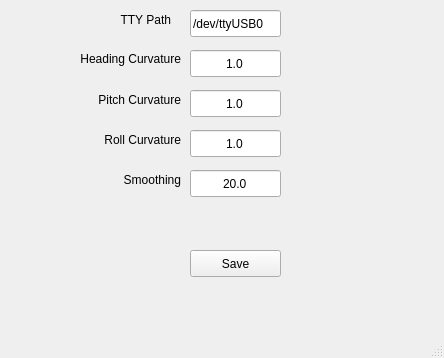
<?xml version="1.0" encoding="UTF-8"?>
<ui version="4.0">
 <class>PreferencesPanel</class>
 <widget class="QMainWindow" name="PreferencesPanel">
  <property name="enabled">
   <bool>true</bool>
  </property>
  <property name="geometry">
   <rect>
    <x>0</x>
    <y>0</y>
    <width>444</width>
    <height>358</height>
   </rect>
  </property>
  <property name="sizePolicy">
   <sizepolicy hsizetype="Fixed" vsizetype="Fixed">
    <horstretch>0</horstretch>
    <verstretch>0</verstretch>
   </sizepolicy>
  </property>
  <property name="minimumSize">
   <size>
    <width>444</width>
    <height>358</height>
   </size>
  </property>
  <property name="maximumSize">
   <size>
    <width>444</width>
    <height>358</height>
   </size>
  </property>
  <property name="windowTitle">
   <string>PreferencesPanel</string>
  </property>
  <widget class="QWidget" name="centralwidget">
   <widget class="QLabel" name="label">
    <property name="geometry">
     <rect>
      <x>40</x>
      <y>50</y>
      <width>141</width>
      <height>17</height>
     </rect>
    </property>
    <property name="text">
     <string>Heading Curvature</string>
    </property>
    <property name="alignment">
     <set>Qt::AlignRight|Qt::AlignTrailing|Qt::AlignVCenter</set>
    </property>
   </widget>
   <widget class="QLabel" name="label_2">
    <property name="geometry">
     <rect>
      <x>60</x>
      <y>90</y>
      <width>121</width>
      <height>20</height>
     </rect>
    </property>
    <property name="text">
     <string>Pitch Curvature</string>
    </property>
    <property name="alignment">
     <set>Qt::AlignRight|Qt::AlignTrailing|Qt::AlignVCenter</set>
    </property>
   </widget>
   <widget class="QLineEdit" name="headingScaleLineEdit">
    <property name="geometry">
     <rect>
      <x>190</x>
      <y>50</y>
      <width>91</width>
      <height>27</height>
     </rect>
    </property>
    <property name="text">
     <string>1.0</string>
    </property>
    <property name="alignment">
     <set>Qt::AlignCenter</set>
    </property>
   </widget>
   <widget class="QLineEdit" name="pitchScaleLineEdit">
    <property name="geometry">
     <rect>
      <x>190</x>
      <y>90</y>
      <width>91</width>
      <height>27</height>
     </rect>
    </property>
    <property name="text">
     <string>1.0</string>
    </property>
    <property name="alignment">
     <set>Qt::AlignCenter</set>
    </property>
   </widget>
   <widget class="QLabel" name="label_3">
    <property name="geometry">
     <rect>
      <x>110</x>
      <y>10</y>
      <width>61</width>
      <height>20</height>
     </rect>
    </property>
    <property name="text">
     <string>TTY Path</string>
    </property>
    <property name="alignment">
     <set>Qt::AlignRight|Qt::AlignTrailing|Qt::AlignVCenter</set>
    </property>
   </widget>
   <widget class="QLineEdit" name="ttyPathLineEdit">
    <property name="geometry">
     <rect>
      <x>190</x>
      <y>10</y>
      <width>91</width>
      <height>27</height>
     </rect>
    </property>
    <property name="text">
     <string>/dev/ttyUSB0</string>
    </property>
   </widget>
   <widget class="QPushButton" name="savePushButton">
    <property name="geometry">
     <rect>
      <x>190</x>
      <y>250</y>
      <width>91</width>
      <height>27</height>
     </rect>
    </property>
    <property name="text">
     <string>Save</string>
    </property>
   </widget>
   <widget class="QLabel" name="label_5">
    <property name="geometry">
     <rect>
      <x>60</x>
      <y>130</y>
      <width>121</width>
      <height>20</height>
     </rect>
    </property>
    <property name="text">
     <string>Roll Curvature</string>
    </property>
    <property name="alignment">
     <set>Qt::AlignRight|Qt::AlignTrailing|Qt::AlignVCenter</set>
    </property>
   </widget>
   <widget class="QLineEdit" name="rollScaleLineEdit">
    <property name="geometry">
     <rect>
      <x>190</x>
      <y>130</y>
      <width>91</width>
      <height>27</height>
     </rect>
    </property>
    <property name="text">
     <string>1.0</string>
    </property>
    <property name="alignment">
     <set>Qt::AlignCenter</set>
    </property>
   </widget>
   <widget class="QLabel" name="label_6">
    <property name="geometry">
     <rect>
      <x>60</x>
      <y>170</y>
      <width>121</width>
      <height>20</height>
     </rect>
    </property>
    <property name="text">
     <string>Smoothing</string>
    </property>
    <property name="alignment">
     <set>Qt::AlignRight|Qt::AlignTrailing|Qt::AlignVCenter</set>
    </property>
   </widget>
   <widget class="QLineEdit" name="filterLagLineEdit">
    <property name="geometry">
     <rect>
      <x>190</x>
      <y>170</y>
      <width>91</width>
      <height>27</height>
     </rect>
    </property>
    <property name="text">
     <string>20.0</string>
    </property>
    <property name="alignment">
     <set>Qt::AlignCenter</set>
    </property>
   </widget>
  </widget>
  <widget class="QMenuBar" name="menubar">
   <property name="geometry">
    <rect>
     <x>0</x>
     <y>0</y>
     <width>444</width>
     <height>27</height>
    </rect>
   </property>
  </widget>
  <widget class="QStatusBar" name="statusbar"/>
 </widget>
 <resources/>
 <connections/>
</ui>
